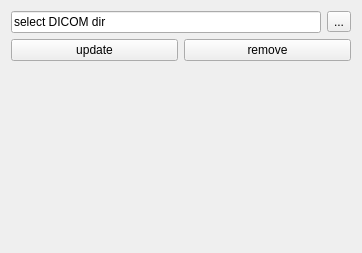
<?xml version="1.0" encoding="UTF-8"?>
<ui version="4.0">
 <class>DICOMRead</class>
 <widget class="QWidget" name="DICOMRead">
  <property name="geometry">
   <rect>
    <x>0</x>
    <y>0</y>
    <width>362</width>
    <height>253</height>
   </rect>
  </property>
  <property name="windowTitle">
   <string>Form</string>
  </property>
  <layout class="QVBoxLayout" name="verticalLayout">
   <item>
    <layout class="QHBoxLayout" name="horizontalLayout_3">
     <item>
      <widget class="QLineEdit" name="dirEntry">
       <property name="text">
        <string>select DICOM dir</string>
       </property>
      </widget>
     </item>
     <item>
      <widget class="QToolButton" name="toolButton">
       <property name="text">
        <string>...</string>
       </property>
      </widget>
     </item>
    </layout>
   </item>
   <item>
    <layout class="QHBoxLayout" name="horizontalLayout_2">
     <item>
      <widget class="QPushButton" name="updateButton">
       <property name="text">
        <string>update</string>
       </property>
      </widget>
     </item>
     <item>
      <widget class="QPushButton" name="removeButton">
       <property name="text">
        <string>remove</string>
       </property>
      </widget>
     </item>
    </layout>
   </item>
   <item>
    <spacer name="verticalSpacer">
     <property name="orientation">
      <enum>Qt::Vertical</enum>
     </property>
     <property name="sizeHint" stdset="0">
      <size>
       <width>20</width>
       <height>40</height>
      </size>
     </property>
    </spacer>
   </item>
  </layout>
 </widget>
 <resources/>
 <connections/>
</ui>
